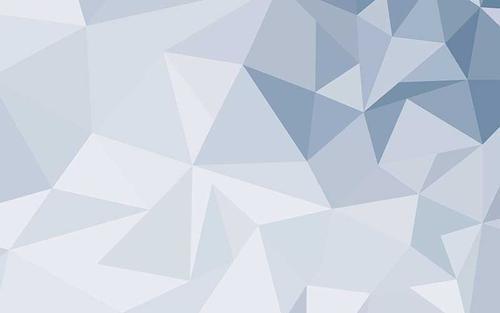
#> input picture hm3/simple.jpg, 500 x 313 px
$ python Image_Handle_hm3.py   (older library calls are emulated)
#> lines starting #> are read from the running program, lines starting #| are printed output that depends on the picture; after the words box and inside, x2 and y2 are one past the last pixel; in counts of white or black regions, pixels touching at a corner belong together
#> further down, image is the input picture: shape (313, 500, 3); mean B, G, R 222.8, 210.1, 201.9
import numpy as np
import matplotlib.pyplot as plt
from PIL import Image,ImageEnhance
import cv2
import scipy as sp
import scipy.linalg as sl
import pylab
import random
import math

# [20 lines of commented-out code are left out]
def img_handle(img):
    gray_img = cv2.cvtColor(img, cv2.COLOR_BGR2GRAY)
    gray_img = cv2.GaussianBlur(gray_img, (3,3), 0)
    _, img_binary = cv2.threshold(gray_img, 0, 255, cv2.THRESH_OTSU)
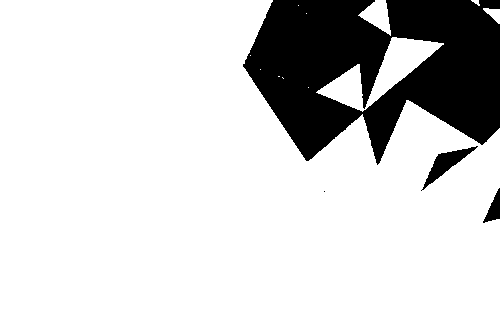
#> img_binary: shape (313, 500); 81.8% white; 4 black regions (1 under 20 px), largest, box (x1, y1, x2, y2) and area: (243, 0, 500, 165) 27561, (421, 146, 478, 191) 695, (483, 188, 500, 223) 285
    edge = cv2.Canny(img_binary, 50, 150, apertureSize=3)
#> edge: shape (313, 500); 0.87% white in thin lines or dots, all inside (x1, y1, x2, y2) = (242, 0, 500, 223)
    img_binary = cv2.erode(img_binary, None, iterations=2)
#> img_binary: shape (313, 500); 79.7% white; 3 black regions, box (x1, y1, x2, y2) and area: (241, 0, 500, 193) 31311, (481, 186, 500, 225) 439, (322, 189, 327, 194) 25
    img_binary = cv2.dilate(img_binary, np.ones((5, 5), np.uint8), iterations=2)
#> img_binary: shape (313, 500); 83.6% white; 3 black regions, box (x1, y1, x2, y2) and area: (247, 0, 500, 159) 25110, (428, 151, 468, 182) 345, (488, 193, 500, 219) 155
    img_sobel = cv2.Sobel(img_binary,cv2.CV_64F,0,1,ksize=5)
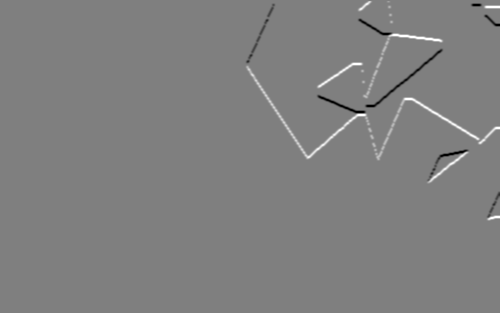
#> img_sobel: shape (313, 500) float64; min -12240, max 12240, mean 41.4; drawn with min black and max white
    img_sobel = abs(img_sobel)
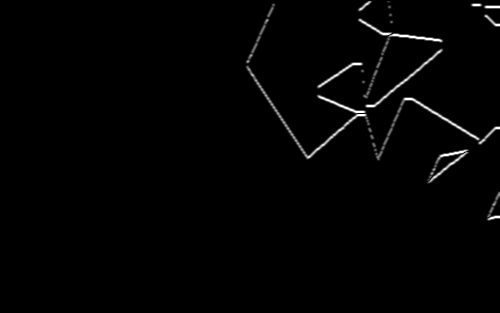
#> img_sobel: shape (313, 500) float64; min 0, max 12240, mean 146.5; drawn with min black and max white
    _,numpy = cv2.threshold(img_sobel, 500, 255, cv2.THRESH_BINARY)
#> numpy: shape (313, 500) float64; 3% white; 19 white regions (6 under 20 px), largest, box (x1, y1, x2, y2) and area: (245, 65, 371, 160) 1081, (371, 97, 500, 161) 866, (357, 18, 444, 99) 685
    return numpy,edge

#Part 2.1 最小二值化
# [78 lines left out: functions least_square_method, RANSAC, not called in this run]


#Part 2.3霍夫变换法
def hough_transform(img):
    img = ImageEnhance.Contrast(img).enhance(3)
    img = np.array(img)
    _,edges = img_handle(img)
#> in img_handle (call 2), `gray_img = cv2.cvtColor(img, cv2.COLOR_BGR2GRAY)`:
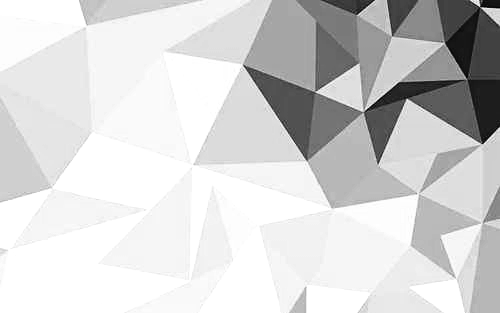
#> gray_img: shape (313, 500); min 0, max 255, mean 212.5
#> in img_handle (call 2), `_, img_binary = cv2.threshold(gray_img, 0, 255, cv2.THRESH_OTSU)`: img_binary: shape (313, 500); 81.9% white; 3 black regions, box (x1, y1, x2, y2) and area: (243, 0, 500, 165) 27348, (421, 146, 478, 191) 664, (483, 188, 500, 223) 283
#> in img_handle (call 2), `edge = cv2.Canny(img_binary, 50, 150, apertureSize=3)`:
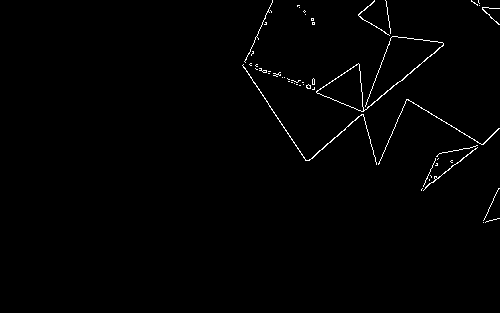
#> edge: shape (313, 500); 0.95% white in thin lines or dots, all inside (x1, y1, x2, y2) = (242, 0, 500, 223)
#> in img_handle (call 2), `img_binary = cv2.erode(img_binary, None, iterations=2)`: img_binary: shape (313, 500); 79.8% white; 2 black regions, box (x1, y1, x2, y2) and area: (241, 0, 500, 193) 31190, (481, 186, 500, 225) 437
#> in img_handle (call 2), `img_binary = cv2.dilate(img_binary, np.ones((5, 5), np.uint8), iterati..`: img_binary: shape (313, 500); 83.7% white; 3 black regions, box (x1, y1, x2, y2) and area: (247, 0, 500, 158) 24974, (429, 151, 468, 181) 335, (488, 193, 500, 219) 153
#> in img_handle (call 2), `_,numpy = cv2.threshold(img_sobel, 500, 255, cv2.THRESH_BINARY)`:
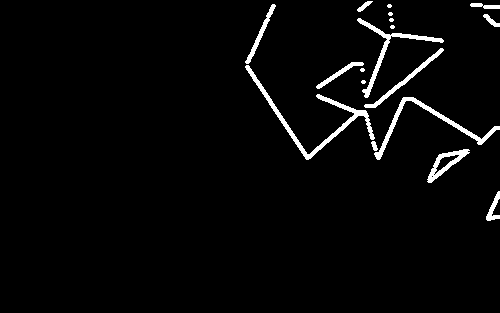
#> numpy: shape (313, 500) float64; 2.9% white; 18 white regions (6 under 20 px), largest, box (x1, y1, x2, y2) and area: (245, 65, 375, 160) 1133, (374, 97, 500, 160) 816, (357, 18, 444, 98) 682
    lines = cv2.HoughLinesP(edges, 1, np.pi / 180, 10, minLineLength=30, maxLineGap=18)
#> lines = 29 rows, first 6: [359, 64, 364, 120], [309, 160, 362, 114], [242, 65, 306, 160], [362, 111, 443, 45], [423, 190, 499, 128], [361, 114, 393, 36]
    for line in lines:
        for x1, y1, x2, y2 in line:
            cv2.line(img, (x1, y1), (x2, y2), (0, 0, 255), 5)
        pass
#> this loop made 29 passes
#> line on passes 1 to 12: [[359, 64, 364, 120]], [[309, 160, 362, 114]], [[242, 65, 306, 160]], [[362, 111, 443, 45]], [[423, 190, 499, 128]], [[361, 114, 393, 36]], [[406, 37, 443, 44]], [[386, 1, 390, 40]], [[243, 64, 323, 87]], [[244, 61, 272, 0]], [[255, 68, 288, 81]], [[375, 78, 481, 144]]
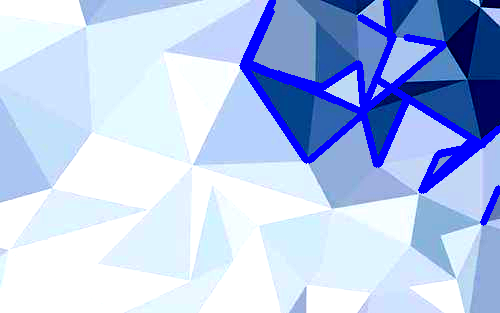
#> img: shape (313, 500, 3); mean R, G, B 179.4, 198.1, 236.1
    img = Image.fromarray(img, 'RGB')
    img.show()

if __name__ == "__main__":
    # image = cv2.imread('./2x.jpg',1)
    # img = Image.open('./2x.jpg','r')
    image = cv2.imread('./simple.jpg', 1)
    img = Image.open('./simple.jpg', 'r')
    numpy,edge = img_handle(image)
    # least_square_method(numpy)
    # RANSAC(50,2,8,50000,0.25,0.99)
    hough_transform(img)
